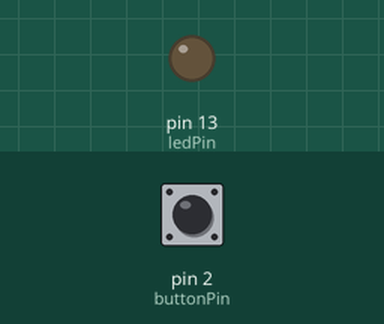
Recording of a sketch running on a simulated Arduino Uno, built with avr-gcc and run on an emulated ATmega328P. On the bench: output pins drawn as LEDs (lit = HIGH). The test bench sets the inputs (shaded band); at power-on: pin 2 (buttonPin) HIGH.

Above: at 1.2 s.
1.3 s: pin 2 (buttonPin) pulled LOW for 0.15 s
At 2.5 s:
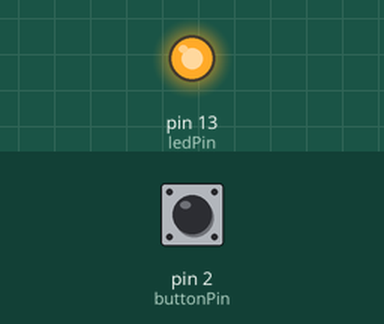
2.9 s: pin 2 (buttonPin) pulled LOW for 1 s
At 3.9 s:
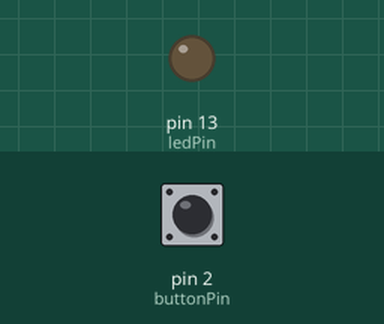
5.4 s: pin 2 (buttonPin) pulled LOW for 3.2 s
At 5.8 s:
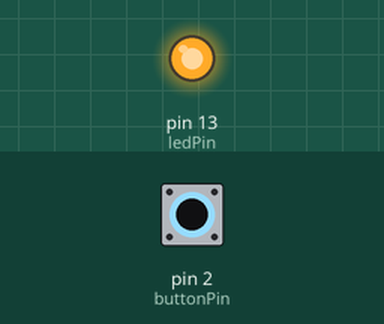
Timing chart, 0 to 8.4 s (numbered marks = the images above; inputs shaded):
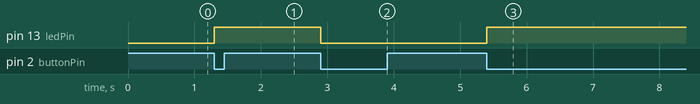

Measured:
- after the input at 1.3 s, pin 13 (ledPin): LOW → HIGH at once
- after the input at 2.9 s, pin 13 (ledPin): HIGH → LOW at once
- after the input at 5.4 s, pin 13 (ledPin): LOW → HIGH at once

The sketch:

EX2_2_2.ino
```cpp
// EX 2_2 Pin Change Interrupt
// 2) Bare-metal Programming Version

#include <avr/io.h>
#include <avr/interrupt.h>

ISR(PCINT0_vect) {
  PORTB ^= (1 << PB5);  // toggle LED
}

int main(void) {
  DDRB |= (1 << PB5);
  DDRB &= ~(1 << PB0);   // D8 (PORT B) - INPUT
  PORTB |= (1 << PB0);  // pull-up

  PCICR |= (1 << PCIE0);  // pin-change interrupt
  PCMSK0 |= (1 << PCINT0);

  sei();  // enable global interrupts

  while (1) {

  }
}
```

EX2_1_1.ino
```cpp
// EX 2.1 External Interrupt (Button on INT0)
// 1) Arduino Programming Version

const int buttonPin = 2; // D2 - INT0
const int ledPin = 13;   // D13 - LED

volatile bool ledState = LOW;

// ISR function
void toggleLED() {
  ledState = !ledState;
  digitalWrite(ledPin, ledState);
}

void setup() {
  pinMode(ledPin, OUTPUT);
  pinMode(buttonPin, INPUT_PULLUP);  // INPUT_PULLUP - INTO pin
  // FALLING edge
  attachInterrupt(digitalPinToInterrupt(buttonPin), toggleLED, FALLING);
}

void loop() {
}
```
